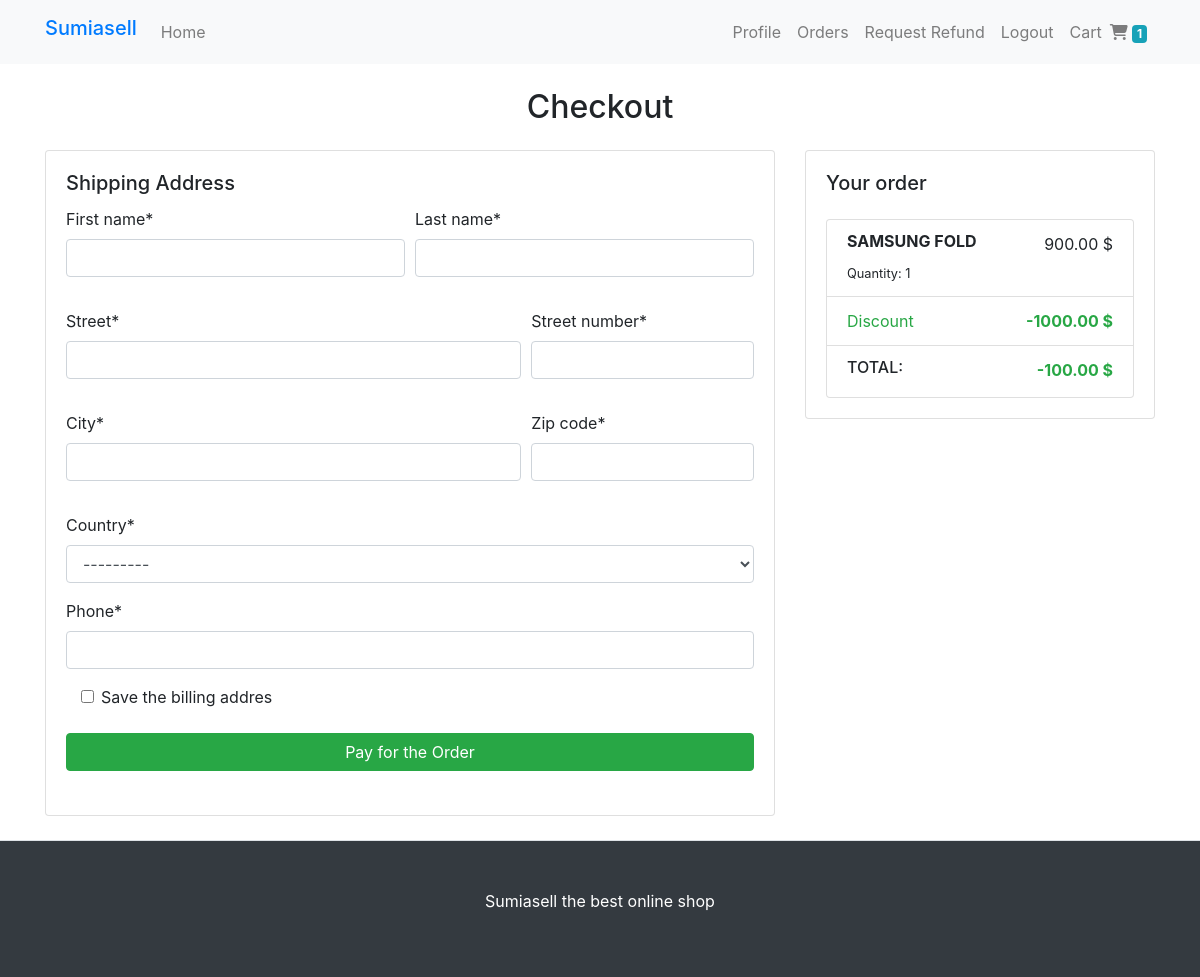
Screenshot of /checkout/ (signed in) with the database file from the repository.
### sumiacart/models.py (models this page shows, shortened)
class Order(models.Model):
    order_id = models.CharField(max_length=20)
    user = models.ForeignKey(settings.AUTH_USER_MODEL, on_delete=models.CASCADE)
    items = models.ManyToManyField(OrderItem)
    ordered = models.BooleanField(default=False)
    created_date = models.DateTimeField(auto_now_add=True)
    shipping_address = models.ForeignKey(ShippingAddress, on_delete=models.SET_NULL, null=True, blank=True)
    payment = models.ForeignKey(Payment, on_delete=models.SET_NULL, null=True, blank=True)
    promo_code_applied = models.BooleanField(default=False)
    promo_code_discount = models.FloatField(default=0)
    refund_requested = models.BooleanField(default=False)
    refund_granted = models.BooleanField(default=False)
    def get_all_items(self):
        return [item for item in self.items.all()]
    def get_total_amount(self):
        total = sum(item.get_total() for item in self.items.all())
        return total - self.promo_code_discount
    def get_total_quantity(self):
        return sum(item.quantity for item in self.items.all())

class OrderItem(models.Model):
    user = models.ForeignKey(settings.AUTH_USER_MODEL, on_delete=models.CASCADE)
    item = models.ForeignKey(Product, on_delete=models.CASCADE)
    quantity = models.IntegerField(default=1)
    created_date = models.DateTimeField(auto_now_add=True)
    def get_total(self):
        return round(self.item.price * self.quantity, 2)

### sumiaproducts/models.py (models this page shows, shortened)
class Product(models.Model):
    IMG_DIMENSION = 540
    name = models.CharField(max_length=50)
    description = models.TextField()
    price = models.FloatField()
    category = models.ForeignKey(Category, on_delete=models.CASCADE)
    thumbnail = models.ImageField(upload_to='products/')
    class Meta:
        ordering = ['pk']

### sumiacheckout/views.py (the view, shortened to what this page needs)
# urls.py: path('', CheckoutView.as_view(), name='checkout'),
class CheckoutView(LoginRequiredMixin, View):
    def get(self, *args, **kwargs):
        order = Order.objects.filter(user=self.request.user, ordered=False).first()
        if not order:
            return redirect('sumiacheckout:checkout')
        order_items = order.get_all_items()
        shipping_address = ShippingAddress.objects.filter(user=self.request.user, current_address=True)
        shipping_address = shipping_address.first() if shipping_address.exists() else None
        form = ShippingAddressForm(instance=shipping_address)
        promo_form = PromotionCodeForm()
        context = {
            'order': order,
            'order_items': order_items,
            'form': form,
            'promo_form': promo_form
        }
        return render(self.request, 'checkout/checkout.html', context)

### sumiacheckout/models.py
class ShippingAddressForm(forms.ModelForm):
    save_address = forms.BooleanField(required=False, label='Save the billing addres')
    class Meta:
        model = ShippingAddress
        fields = [
            'first_name',
            'last_name',
            'street',
            'street_number',
            'zip_code',
            'city',
            'country',
            'phone'
        ]

class PromotionCodeForm(forms.ModelForm):
    def __init__(self, *args, **kwargs):
        super().__init__(*args, **kwargs)
        self.fields['code'].required = False
    class Meta:
        model = PromotionCode
        fields = ['code']
        labels = {
            'code': 'Promotion Code'
        }

### sumiacart/templatetags/cart_icon.py (called while the page is built)
@register.filter
def total_cart_items(user):
    if user.is_authenticated:
        order = Order.objects.filter(user=user, ordered=False).first()
        return order.get_total_quantity() if order else 0
    return 0

### sumiacheckout/templates/checkout/checkout.html (shortened to what this page needs)
{% extends "products/base.html" %}
{% load static %}
{% load crispy_forms_tags %}
{% block content %}
    <div class="container my-4">
        <h2 class="text-center my-4">Checkout</h2>
        {% if order_items %}
            <div class="row">
                <div class="col-lg-8 order-2 order-lg-1">
                    <div class="card">
                      <div class="card-body">
                        <h5 class="card-title">Shipping Address</h5>
                          <form method="POST">
                              {% include 'checkout/shipping_address_form.html' %}
                              <div class="form-group col-md-4">
                                {{ form.save_address|as_crispy_field  }}
                            </div>
                              <button type="submit" class="btn btn-block btn-success my-4">Pay for the Order</button>
                          </form>
                      </div>
                    </div>
                </div>
                <div class="col-lg-4 order-1 order-lg-2">
                    <div class="card">
                      <div class="card-body">
                        <h5 class="card-title mb-4">Your order</h5>
                          <ul class="list-group">
                            {% for item in order_items %}
                                <li class="list-group-item d-flex justify-content-between">
                                    <div>
                                        <h6 class="font-weight-bold">{{ item.item.name }}</h6>
                                        <small>Quantity: {{ item.quantity }}</small>
                                    </div>
                                    <span>{{ item.get_total|floatformat:2 }} $</span>
                                </li>
                            {% endfor %}
                                {% if order.promo_code_applied %}
                                    <li class="list-group-item d-flex justify-content-between">
                                    <span class="text-success">Discount</span>
                                    <span class="font-weight-bold text-success">-{{ order.promo_code_discount|floatformat:2 }} $</span>
                                </li>
                                {% endif %}
                                <li class="list-group-item d-flex justify-content-between">
                                    <h6>TOTAL:</h6>
                                    <span class="font-weight-bold text-success">{{ order.get_total_amount|floatformat:2 }} $</span>
                                </li>
                          </ul>
                      </div>
                    </div>
                </div>
            </div>
        {% endif %}
    </div>
{% endblock %}

### sumiaproducts/templates/products/navbar.html (shortened to what this page needs)
{% load cart_icon %}
<nav class="navbar sticky-top navbar-expand-md navbar-light bg-light">
    <div class="container">
        <a class="navbar-brand h1 text-primary" href="{% url 'sumiaproducts:home-page' %}">Sumiasell</a>
        <div class="collapse navbar-collapse" id="navbarToggler">
            <ul class="navbar-nav mr-auto">
                <li class="nav-item">
                    <a class="nav-link" href="{% url 'sumiaproducts:home-page' %}">Home</a>
                </li>
            </ul>
            <ul class="navbar-nav">
                {% if user.is_authenticated %}
                    <li class="nav-item">
                        <a class="nav-link" href="{% url 'profile' %}">Profile</a>
                    </li>
                    <li class="nav-item">
                        <a class="nav-link" href="{% url 'show-orders' %}">Orders</a>
                    </li>
                    <li class="nav-item">
                        <a class="nav-link" href="{% url 'refund' %}">Request Refund</a>
                    </li>
                    <li class="nav-item">
                        <a class="nav-link" href="{% url 'account_logout' %}">Logout</a>
                    </li>
                {% endif %}
                <li class="nav-item">
                    <a class="nav-link" href="{% url 'sumiacart:show-cart' %}">Cart<i class="fas fa-shopping-cart ml-2"></i>
                        <span id="cart-total-items" class="badge badge-info">{{ user| total_cart_items }}</span>
                    </a>
                </li>
            </ul>
        </div>
    </div>
</nav>

### rows the page displays
OrderItem: item.name "SAMSUNG FOLD", quantity "1", get_total "900.00"
Order: promo_code_discount "1000.00", get_total_amount "-100.00"

### other values shown
{{ user| total_cart_items }} "1"
